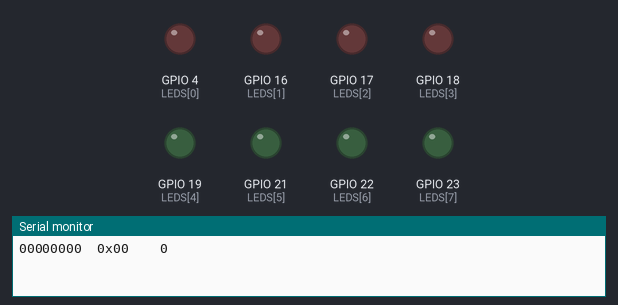
This sketch was run on a simulated ESP32. Shown: output pins drawn as LEDs (lit = HIGH), the last lines printed to the serial monitor.

Above: at 0.05 s.
At 4.75 s:
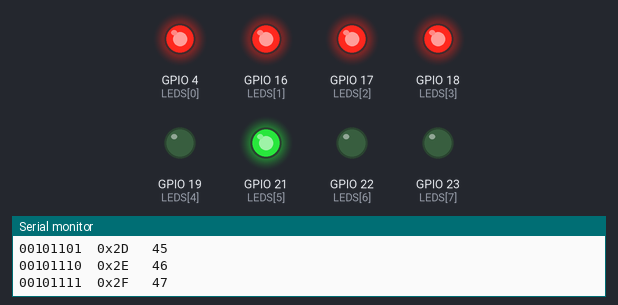
At 9.96 s:
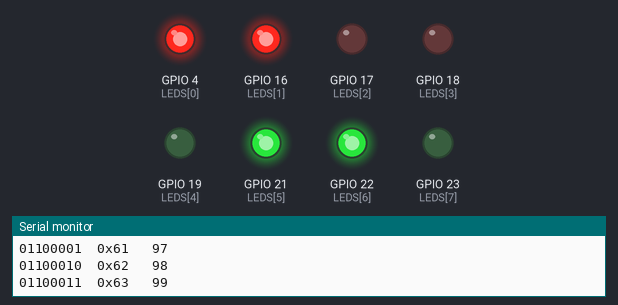
At 19.98 s:
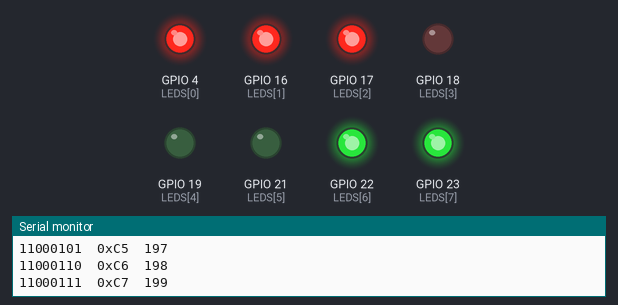
At 29.9 s:
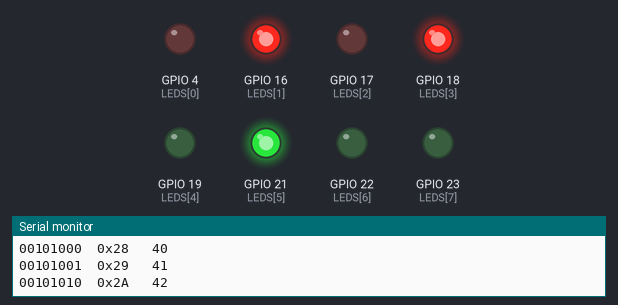
At 39.93 s:
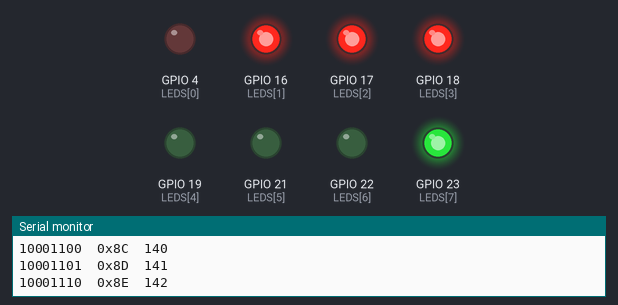
Timing chart, 0 to 40.0 s (numbered marks = the images above):
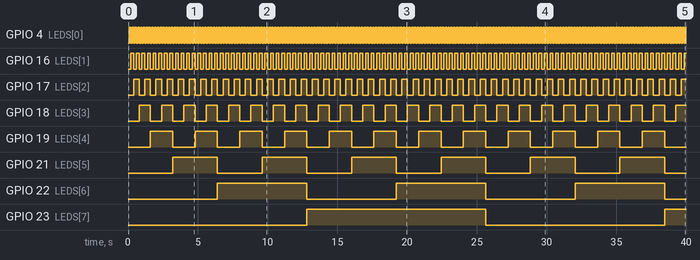

Measured:
- by itself, GPIO 4 (LEDS[0]): alternates HIGH for 0.10 s and LOW for 0.10 s
- by itself, GPIO 16 (LEDS[1]): alternates HIGH for 0.20 s and LOW for 0.20 s
- by itself, GPIO 17 (LEDS[2]): alternates HIGH for 0.40 s and LOW for 0.40 s
- by itself, GPIO 18 (LEDS[3]): alternates HIGH for 0.80 s and LOW for 0.80 s
- by itself, GPIO 19 (LEDS[4]): alternates HIGH for 1.6 s and LOW for 1.6 s
- by itself, GPIO 21 (LEDS[5]): alternates HIGH for 3.2 s and LOW for 3.2 s
- by itself, GPIO 22 (LEDS[6]): alternates HIGH for 6.4 s and LOW for 6.4 s
- by itself, GPIO 23 (LEDS[7]): LOW → HIGH at 12.8 s, → LOW 12.8 s later, → HIGH 12.8 s later

The sketch:

sketch.ino
```cpp
// Clase 5 - Ejemplo 4: Contador de 0 a 255 en los 8 LEDs
// La variable es un uint8_t: al pasar de 255 vuelve sola a 0 (desborde, Clase 2).

#include <Arduino.h>

const int LEDS[8] = {4, 16, 17, 18, 19, 21, 22, 23};  // L0 ... L7

uint8_t contador = 0;   // global: conserva su valor entre vueltas de loop()

void mostrarByte(uint8_t valor) {
  for (int i = 0; i < 8; i++) {
    digitalWrite(LEDS[i], (valor >> i) & 1);
  }
}

void imprimirBinario(uint8_t valor) {
  for (int i = 7; i >= 0; i--) {
    Serial.printf("%d", (valor >> i) & 1);
  }
}

void setup() {
  Serial.begin(115200);
  for (int i = 0; i < 8; i++) {
    pinMode(LEDS[i], OUTPUT);
  }
}

void loop() {
  mostrarByte(contador);
  imprimirBinario(contador);
  Serial.printf("  0x%02X  %3u\n", contador, contador);
  contador++;              // 255 + 1 = 0 en un uint8_t
  delay(100);

  // ⚠️ Ojo: un for así NUNCA termina, porque un uint8_t siempre es <= 255:
  //   for (uint8_t n = 0; n <= 255; n++) { ... }
  // Para recorrer 0..255 con un for, usar int:
  //   for (int n = 0; n <= 255; n++) { ... }
}
```
